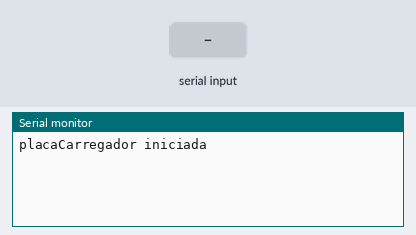
The sketch below on a simulated ESP32. On the bench: the last lines printed to the serial monitor. Inputs (shaded band) come from the test bench.

Above: at 1.2 s.
1.3 s: "PING|\n" received over the second serial link
At 2.2 s:
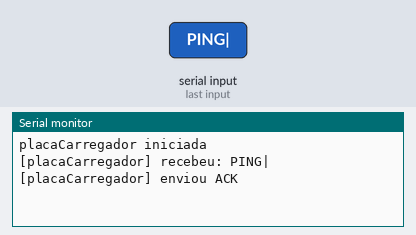
2.8 s: "1\n" received over the second serial link
At 2.96 s:
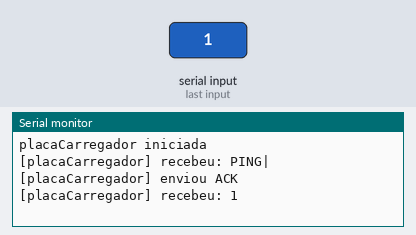

The sketch:

espCarregador.ino
```cpp
#include <Arduino.h>

HardwareSerial uartTeste(2);

constexpr int PINO_RX = 4;
constexpr int PINO_TX = 2;

const char* NOME_PLACA = "placaCarregador";

unsigned long ultimoEnvio = 0;
unsigned long contador = 0;

void processarMensagem(const String& mensagem) {
  Serial.printf("[%s] recebeu: %s\n", NOME_PLACA, mensagem.c_str());

  if (mensagem.startsWith("PING|")) {
    uartTeste.print("ACK|");
    uartTeste.print(NOME_PLACA);
    uartTeste.print("|");
    uartTeste.println(mensagem);

    Serial.printf("[%s] enviou ACK\n", NOME_PLACA);
  }
}

void setup() {
  Serial.begin(115200);

  uartTeste.begin(
    9600,
    SERIAL_8N1,
    PINO_RX,
    PINO_TX
  );

  uartTeste.setTimeout(100);

  Serial.println("placaCarregador iniciada");
}

void loop() {
  while (uartTeste.available()) {
    String mensagem = uartTeste.readStringUntil('\n');
    mensagem.trim();

    if (!mensagem.isEmpty()) {
      processarMensagem(mensagem);
    }
  }

  if (millis() - ultimoEnvio >= 3000) {
    ultimoEnvio = millis();

    uartTeste.print("PING|");
    uartTeste.print(NOME_PLACA);
    uartTeste.print("|");
    uartTeste.println(contador);

    Serial.printf(
      "[%s] enviou PING %lu\n",
      NOME_PLACA,
      contador
    );

    contador++;
  }
}
```

Measured:
- after the input at 1.3 s, the serial monitor: prints a new line at once (image 1)
- after the input at 2.8 s, the serial monitor: prints a new line at once (image 2)
